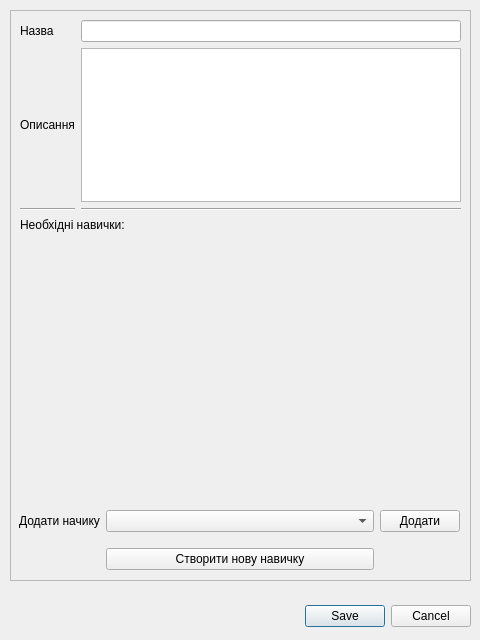
<?xml version="1.0" encoding="UTF-8"?>
<ui version="4.0">
 <class>Dialog_editPosition</class>
 <widget class="QDialog" name="Dialog_editPosition">
  <property name="geometry">
   <rect>
    <x>0</x>
    <y>0</y>
    <width>480</width>
    <height>640</height>
   </rect>
  </property>
  <property name="windowTitle">
   <string>Редагувати посаду</string>
  </property>
  <property name="modal">
   <bool>true</bool>
  </property>
  <widget class="QDialogButtonBox" name="buttonBox">
   <property name="enabled">
    <bool>true</bool>
   </property>
   <property name="geometry">
    <rect>
     <x>10</x>
     <y>600</y>
     <width>461</width>
     <height>32</height>
    </rect>
   </property>
   <property name="orientation">
    <enum>Qt::Horizontal</enum>
   </property>
   <property name="standardButtons">
    <set>QDialogButtonBox::Cancel|QDialogButtonBox::Save</set>
   </property>
  </widget>
  <widget class="QFrame" name="frame_editFrame">
   <property name="geometry">
    <rect>
     <x>10</x>
     <y>10</y>
     <width>461</width>
     <height>571</height>
    </rect>
   </property>
   <property name="frameShape">
    <enum>QFrame::StyledPanel</enum>
   </property>
   <property name="frameShadow">
    <enum>QFrame::Raised</enum>
   </property>
   <widget class="QWidget" name="gridLayoutWidget">
    <property name="geometry">
     <rect>
      <x>10</x>
      <y>10</y>
      <width>441</width>
      <height>191</height>
     </rect>
    </property>
    <layout class="QGridLayout" name="layout_positInfo">
     <item row="0" column="0">
      <widget class="QLabel" name="label">
       <property name="text">
        <string>Назва</string>
       </property>
      </widget>
     </item>
     <item row="1" column="0">
      <widget class="QLabel" name="label_2">
       <property name="text">
        <string>Описання</string>
       </property>
      </widget>
     </item>
     <item row="2" column="0">
      <widget class="Line" name="line">
       <property name="orientation">
        <enum>Qt::Horizontal</enum>
       </property>
      </widget>
     </item>
     <item row="2" column="1">
      <widget class="Line" name="line_2">
       <property name="orientation">
        <enum>Qt::Horizontal</enum>
       </property>
      </widget>
     </item>
     <item row="0" column="1">
      <widget class="QLineEdit" name="positName"/>
     </item>
     <item row="1" column="1">
      <widget class="QTextEdit" name="positDescr"/>
     </item>
    </layout>
   </widget>
   <widget class="QWidget" name="gridLayoutWidget_2">
    <property name="geometry">
     <rect>
      <x>10</x>
      <y>229</y>
      <width>441</width>
      <height>261</height>
     </rect>
    </property>
    <layout class="QGridLayout" name="layout_positSkills">
     <property name="sizeConstraint">
      <enum>QLayout::SetMinimumSize</enum>
     </property>
    </layout>
   </widget>
   <widget class="QWidget" name="gridLayoutWidget_3">
    <property name="geometry">
     <rect>
      <x>9</x>
      <y>490</y>
      <width>441</width>
      <height>81</height>
     </rect>
    </property>
    <layout class="QGridLayout" name="layout_editSkills">
     <item row="0" column="1">
      <widget class="QComboBox" name="comboBox_selectSkill">
       <property name="cursor">
        <cursorShape>PointingHandCursor</cursorShape>
       </property>
       <property name="editable">
        <bool>false</bool>
       </property>
       <property name="currentText">
        <string/>
       </property>
      </widget>
     </item>
     <item row="0" column="0">
      <widget class="QLabel" name="label_6">
       <property name="sizePolicy">
        <sizepolicy hsizetype="Maximum" vsizetype="Preferred">
         <horstretch>0</horstretch>
         <verstretch>0</verstretch>
        </sizepolicy>
       </property>
       <property name="text">
        <string>Додати начику</string>
       </property>
      </widget>
     </item>
     <item row="0" column="2">
      <widget class="QPushButton" name="button_addSkill">
       <property name="sizePolicy">
        <sizepolicy hsizetype="Maximum" vsizetype="Fixed">
         <horstretch>0</horstretch>
         <verstretch>0</verstretch>
        </sizepolicy>
       </property>
       <property name="cursor">
        <cursorShape>PointingHandCursor</cursorShape>
       </property>
       <property name="text">
        <string>Додати</string>
       </property>
      </widget>
     </item>
     <item row="1" column="1">
      <widget class="QPushButton" name="button_createSkill">
       <property name="cursor">
        <cursorShape>PointingHandCursor</cursorShape>
       </property>
       <property name="text">
        <string>Створити нову навичку</string>
       </property>
      </widget>
     </item>
    </layout>
   </widget>
   <widget class="QWidget" name="verticalLayoutWidget">
    <property name="geometry">
     <rect>
      <x>10</x>
      <y>199</y>
      <width>441</width>
      <height>31</height>
     </rect>
    </property>
    <layout class="QVBoxLayout" name="verticalLayout">
     <item>
      <widget class="QLabel" name="label_3">
       <property name="text">
        <string>Необхідні навички:</string>
       </property>
      </widget>
     </item>
    </layout>
   </widget>
  </widget>
 </widget>
 <resources/>
 <connections>
  <connection>
   <sender>buttonBox</sender>
   <signal>accepted()</signal>
   <receiver>Dialog_editPosition</receiver>
   <slot>accept()</slot>
   <hints>
    <hint type="sourcelabel">
     <x>248</x>
     <y>254</y>
    </hint>
    <hint type="destinationlabel">
     <x>157</x>
     <y>274</y>
    </hint>
   </hints>
  </connection>
  <connection>
   <sender>buttonBox</sender>
   <signal>rejected()</signal>
   <receiver>Dialog_editPosition</receiver>
   <slot>reject()</slot>
   <hints>
    <hint type="sourcelabel">
     <x>316</x>
     <y>260</y>
    </hint>
    <hint type="destinationlabel">
     <x>286</x>
     <y>274</y>
    </hint>
   </hints>
  </connection>
 </connections>
</ui>
